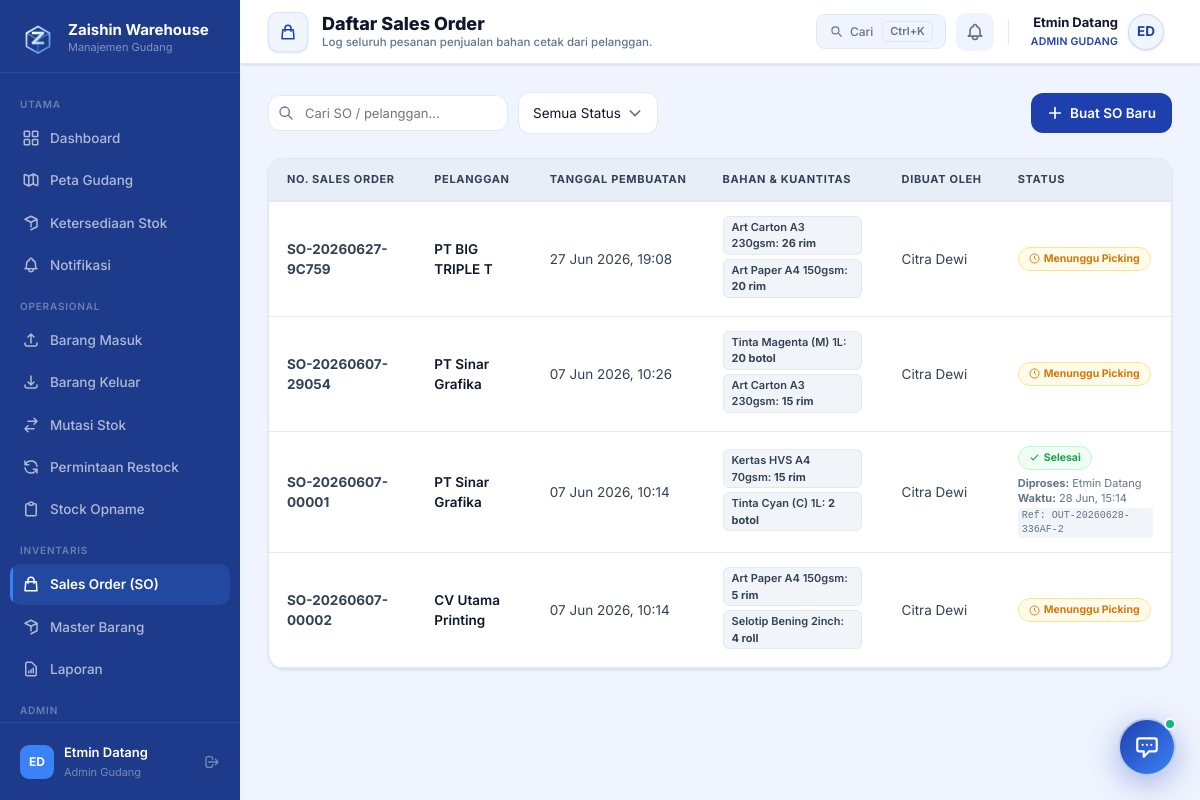
The app's page /index.php?page=sales-orders (signed in) with its own data.
### tables this page shows
CREATE TABLE `sales_orders` (
  `id` int(11) NOT NULL,
  `so_number` varchar(50) NOT NULL,
  `customer` varchar(100) NOT NULL,
  `status` enum('pending','completed') DEFAULT 'pending',
  `created_by` int(11) NOT NULL,
  `created_at` timestamp NOT NULL DEFAULT current_timestamp()
);

CREATE TABLE `users` (
  `id` int(11) NOT NULL,
  `name` varchar(100) NOT NULL,
  `username` varchar(50) NOT NULL,
  `password` varchar(255) NOT NULL,
  `role` enum('admin_gudang','petugas_gudang','divisi_penjualan','divisi_pembelian','manajemen') NOT NULL,
  `avatar` varchar(10) DEFAULT NULL,
  `is_active` tinyint(1) DEFAULT 1,
  `created_at` timestamp NOT NULL DEFAULT current_timestamp()
);

### src/Controllers/SalesOrderController.php (called while the page is built, shortened)
<?php
require_once __DIR__ . '/../../config/database.php';
require_once __DIR__ . '/../Models/SalesOrder.php';
requirePermission('sales_orders.view');
$db = getDB();
$salesOrders = SalesOrder::getAll($db);
require __DIR__ . '/../Views/sales_orders/index.php';
require __DIR__ . '/../Views/layouts/main.php';

### index.php (called while the page is built, shortened)
<?php
require_once __DIR__ . '/config/database.php';
$page   = $_GET['page']   ?? 'dashboard';
match ($page) {
    'login'     => require __DIR__ . '/src/Controllers/AuthController.php',
    'logout'    => require __DIR__ . '/src/Controllers/AuthController.php',
    'dashboard' => require __DIR__ . '/src/Controllers/DashboardController.php',
    'stock'     => require __DIR__ . '/src/Controllers/StockViewController.php',
    'items'     => require __DIR__ . '/src/Controllers/ItemController.php',
    'zones'     => require __DIR__ . '/src/Controllers/ZoneController.php',
    'inbound'   => require __DIR__ . '/src/Controllers/InboundController.php',
    'outbound'  => require __DIR__ . '/src/Controllers/OutboundController.php',
    'restock'   => require __DIR__ . '/src/Controllers/RestockController.php',
    'reports'   => require __DIR__ . '/src/Controllers/ReportController.php',
    'users'     => require __DIR__ . '/src/Controllers/UserController.php',
    'roles'     => require __DIR__ . '/src/Controllers/RoleController.php',
    'opname'      => require __DIR__ . '/src/Controllers/OpnameController.php',
    'opname-scan' => require __DIR__ . '/src/Controllers/OpnameController.php',
    'notifications' => require __DIR__ . '/src/Controllers/NotificationController.php',
    'sales-orders' => require __DIR__ . '/src/Controllers/SalesOrderController.php',
    'relocation' => require __DIR__ . '/src/Controllers/RelocationController.php',
    default     => require __DIR__ . '/src/Controllers/DashboardController.php',
};

### config/database.php (called while the page is built, shortened)
<?php
function getDB(): PDO {
    static $pdo = null;
    if ($pdo === null) {
        $dsn = 'mysql:host=' . DB_HOST . ';dbname=' . DB_NAME . ';charset=' . DB_CHARSET;
        try {
            $pdo = new PDO($dsn, DB_USER, DB_PASS, [
                PDO::ATTR_ERRMODE            => PDO::ERRMODE_EXCEPTION,
                PDO::ATTR_DEFAULT_FETCH_MODE => PDO::FETCH_ASSOC,
                PDO::ATTR_EMULATE_PREPARES   => false,
            ]);
            $pdo->exec("SET time_zone = '+07:00'");
        } catch (PDOException $e) {
            http_response_code(500);
            die(json_encode(['error' => 'Database connection failed: ' . $e->getMessage()]));
        }
    }
    return $pdo;
}
function hasPermission(string $permission): bool {
    static $userPermissions = null;
    if ($userPermissions === null) {
        try {
            $db = getDB();
            $stmt = $db->prepare("SELECT permission_name FROM role_permissions WHERE role = ?");
            $stmt->execute([$_SESSION['user_role']]);
            $userPermissions = $stmt->fetchAll(PDO::FETCH_COLUMN) ?: [];
        } catch (Exception $e) {
            $userPermissions = [];
        }
    }
    return in_array($permission, $userPermissions, true);
}
function requirePermission(string $permission): void {
    if (!hasPermission($permission)) {
        header('Location: index.php?page=dashboard');
        exit;
    }
}

### src/Models/SalesOrder.php (called while the page is built, shortened)
<?php
class SalesOrder {
    public static function getAll(PDO $db): array {
        $stmt = $db->query("SELECT so.*, u.name AS creator_name FROM sales_orders so JOIN users u ON so.created_by = u.id ORDER BY so.created_at DESC");
        $sos = $stmt->fetchAll();
        $result = [];
        foreach ($sos as $so) {
            $itemStmt = $db->prepare("SELECT i.sku, i.name, soi.quantity, i.unit,
                                      (SELECT COALESCE(SUM(quantity),0) FROM stock WHERE item_id = i.id) AS total_stock
                                      FROM sales_order_items soi
                                      JOIN items i ON soi.item_id = i.id
                                      WHERE soi.sales_order_id = ?");
            $itemStmt->execute([$so['id']]);
            $items = $itemStmt->fetchAll();
            $isStockSufficient = true;
            $so['items'] = $items;
            $so['is_stock_sufficient'] = $isStockSufficient;
            $completionInfo = null;
            if ($so['status'] === 'completed') {
                $compStmt = $db->prepare("SELECT t.created_at AS completed_at, u.name AS picker_name, t.reference_no
                                          FROM transactions t
                                          JOIN users u ON t.user_id = u.id
                                          WHERE t.po_number = ? AND t.type = 'outbound'
                                          ORDER BY t.created_at DESC LIMIT 1");
                $compStmt->execute([$so['so_number']]);
                $completionInfo = $compStmt->fetch();
            }
            $so['completion_info'] = $completionInfo;
            $result[] = $so;
        }
        return $result;
    }
}

### src/Views/sales_orders/index.php (the view, shortened to what this page needs)
<div class="so-header">
  <div class="so-header-inner">
    <div class="so-search-bar">
      <div class="so-search-wrap">
        <input type="text" class="so-search-input" id="so-search" placeholder="Cari SO / pelanggan…" oninput="filterSoTable(this.value)">
      </div>
    </div>
    <?php if (hasPermission('sales_orders.create')): ?>
      <a href="index.php?page=sales-orders&action=create" class="btn btn-primary btn-so-create">
        <svg fill="none" stroke="currentColor" viewBox="0 0 24 24" class="icon-16"><path stroke-linecap="round" stroke-linejoin="round" stroke-width="2.5" d="M12 4v16m8-8H4"/></svg>
        Buat SO Baru
      </a>
    <?php endif; ?>
  </div>
</div>
<div class="so-table-wrap">
  <?php if (empty($salesOrders)): ?>
    <div class="empty-state">
      <svg fill="none" stroke="currentColor" viewBox="0 0 24 24" class="empty-state-icon"><path stroke-linecap="round" stroke-linejoin="round" stroke-width="1.5" d="M9 5H7a2 2 0 00-2 2v12a2 2 0 002 2h10a2 2 0 002-2V7a2 2 0 00-2-2h-2M9 5a2 2 0 002 2h2a2 2 0 002-2"/></svg>
      <div class="empty-state-title">Belum ada data Sales Order</div>
      <p class="empty-state-desc">Silakan buat Sales Order baru melalui tombol di kanan atas.</p>
    </div>
  <?php else: ?>
  <table class="so-table" id="so-table">
    <thead>
      <tr>
        <th>No. Sales Order</th>
        <th>Pelanggan</th>
        <th>Tanggal Pembuatan</th>
        <th>Bahan & Kuantitas</th>
        <th>Dibuat Oleh</th>
        <th>Status</th>
      </tr>
    </thead>
    <tbody>
      <?php foreach ($salesOrders as $so):
        $status = $so['status'];
        if ($status === 'pending') {
            if (!$so['is_stock_sufficient']) {
                $badgeClass = 'danger';
                $statusLabel = 'Stok Kurang';
                $statusIcon = '<path stroke-linecap="round" stroke-linejoin="round" stroke-width="2" d="M12 9v2m0 4h.01m-6.938 4h13.856c1.54 0 2.502-1.667 1.732-3L13.732 4c-.77-1.333-2.694-1.333-3.464 0L3.34 16c-.77 1.333.192 3 1.732 3z"/>';
            } else {
                $badgeClass = 'pending';
                $statusLabel = 'Menunggu Picking';
                $statusIcon = '<circle cx="12" cy="12" r="10" stroke-width="2"/><path d="M12 6v6l3 3" stroke-width="2"/>';
            }
        } else {
            $badgeClass = 'completed';
            $statusLabel = 'Selesai';
            $statusIcon = '<path stroke-linecap="round" stroke-linejoin="round" stroke-width="2.5" d="M5 13l4 4L19 7"/>';
        }
      ?>
      <tr data-number="<?= strtolower(htmlspecialchars($so['so_number'])) ?>"
          data-customer="<?= strtolower(htmlspecialchars($so['customer'])) ?>"
          data-status="<?= $status === 'pending' && !$so['is_stock_sufficient'] ? 'shortage' : $status ?>">
        <td class="so-number-cell"><?= htmlspecialchars($so['so_number']) ?></td>
        <td class="so-customer"><?= htmlspecialchars($so['customer']) ?></td>
        <td><?= date('d M Y, H:i', strtotime($so['created_at'])) ?></td>
        <td class="so-items-cell">
          <?php foreach ($so['items'] as $item): ?>
            <span class="item-badge" title="<?= htmlspecialchars($item['name']) ?>">
              <?= htmlspecialchars($item['name']) ?>: <strong><?= $item['quantity'] ?> <?= htmlspecialchars($item['unit']) ?></strong>
            </span>
          <?php endforeach; ?>
        </td>
        <td><?= htmlspecialchars($so['creator_name']) ?></td>
        <td>
          <span class="so-status-badge <?= $badgeClass ?>">
            <svg fill="none" stroke="currentColor" viewBox="0 0 24 24" class="icon-11"><?= $statusIcon ?></svg>
            <?= $statusLabel ?>
          </span>
          <?php if (!empty($so['completion_info'])): ?>
            <div class="so-completion-info">
              <strong>Diproses:</strong> <?= htmlspecialchars($so['completion_info']['picker_name']) ?><br/>
              <strong>Waktu:</strong> <?= date('d M, H:i', strtotime($so['completion_info']['completed_at'])) ?><br/>
              <span class="so-ref-badge">Ref: <?= htmlspecialchars($so['completion_info']['reference_no']) ?></span>
            </div>
          <?php endif; ?>
        </td>
      </tr>
      <?php endforeach; ?>
    </tbody>
  </table>
  <?php endif; ?>
</div>

### records on screen
sales_orders: so_number "SO-20260627-9C759", customer "PT BIG TRIPLE T", created_at "27 Jun 2026, 19:08", name "Art Carton A3 230gsm", quantity "26", unit "rim", name "Art Paper A4 150gsm", quantity "20", created_by.name "Citra Dewi", statusLabel "Menunggu Picking"
sales_orders: so_number "SO-20260607-29054", customer "PT Sinar Grafika", created_at "07 Jun 2026, 10:26", name "Tinta Magenta (M) 1L", quantity "20", unit "botol", name "Art Carton A3 230gsm", quantity "15", unit "rim", created_by.name "Citra Dewi", statusLabel "Menunggu Picking"
sales_orders: so_number "SO-20260607-00001", customer "PT Sinar Grafika", created_at "07 Jun 2026, 10:14", name "Kertas HVS A4 70gsm", quantity "15", unit "rim", name "Tinta Cyan (C) 1L", quantity "2", unit "botol", created_by.name "Citra Dewi", status "Selesai", picker_name "Etmin Datang", completed_at "28 Jun, 15:14", reference_no "OUT-20260628-336AF-2"
sales_orders: so_number "SO-20260607-00002", customer "CV Utama Printing", created_at "07 Jun 2026, 10:14", name "Art Paper A4 150gsm", quantity "5", unit "rim", name "Selotip Bening 2inch", quantity "4", unit "roll", created_by.name "Citra Dewi", statusLabel "Menunggu Picking"

### other values on screen
$_SESSION['user_avatar'] "ED"
$_SESSION['user_name'] "Etmin Datang"
roleLabel($_SESSION['user_role'] ?? '') "Admin Gudang"
$pageTitle "Daftar Sales Order"
$pageSubtitle "Log seluruh pesanan penjualan bahan cetak dari pelanggan."
roleLabel($_SESSION['user_role'] ?? '') "ADMIN GUDANG"
